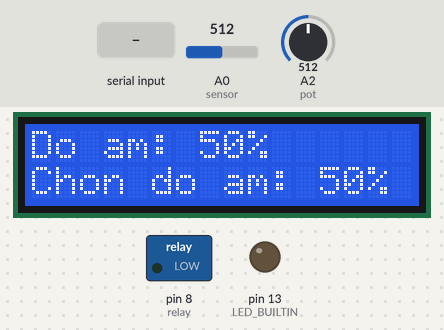
Recording of a sketch running on a simulated Arduino Uno, built with avr-gcc and run on an emulated ATmega328P. On the bench: 16×2 character LCD, switched loads named in the sketch (green lamp = pin HIGH), output pins drawn as LEDs (lit = HIGH). The test bench sets the inputs (shaded band); at power-on: A0 (sensor) = 512, A2 (pot) = 512. What the sketch prints to the serial monitor is not drawn.

Above: at 1.2 s.
1.3 s: "0" received over the second serial link
2.8 s: A0 (sensor) set to 716
At 3.5 s:
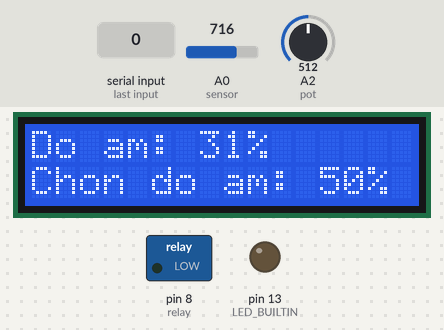
4.3 s: A2 (pot) set to 716
At 5.2 s:
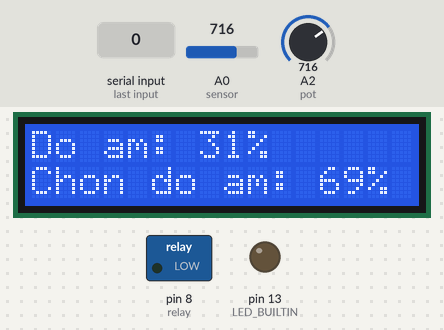
5.8 s: A2 (pot) set to 1016
At 7.0 s:
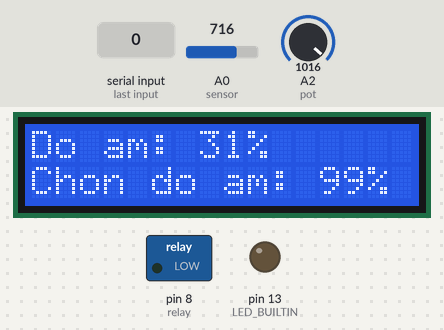
7.3 s: A2 (pot) set to 1023
At 8.8 s:
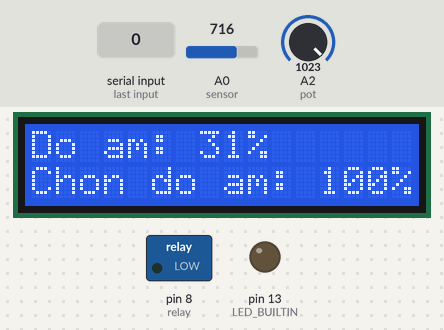
10.3 s: "0" received over the second serial link
At 11.7 s:
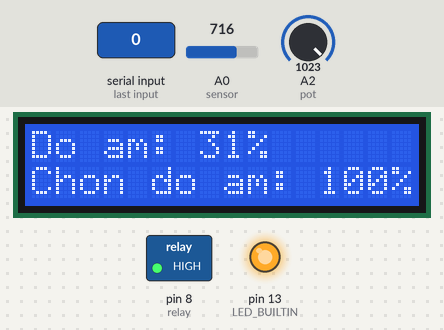
Timing chart, 0 to 13.3 s (numbered marks = the images above; inputs shaded):
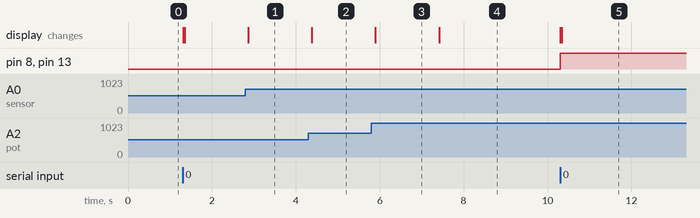

The sketch:

Test2.ino
```cpp
#include <SoftwareSerial.h>
#include <Wire.h>
#include <LiquidCrystal_I2C.h>
SoftwareSerial esp(2, 3);
LiquidCrystal_I2C lcd(0x27, 16, 2);
int sensor = A0;
int pot = A2;
int relay = 8;
//int pot = A2;
void lcdOutput(int sensorPercent, int potPercent) {
  Serial.println(sensorPercent);
  Serial.println(potPercent);
  lcd.setCursor(0, 0); //Đặt vị trí con trỏ ở cột 1 hàng 1
  lcd.print("Do am: "); //In lên màn hình lcd "Do am: "
  lcd.setCursor(7, 0); //Đặt vị trí con trỏ ở cột 8 hàng 1
  lcd.print(sensorPercent); //In lên màn hình lcd giá trị cảm biến
  lcd.print("%");
  //Hiển thị giá trị biến trở lên màn hình lcd
  lcd.setCursor(0, 1); //Đặt vị trí con trỏ ở cột 1 hàng 2
  lcd.print("Chon do am: "); //In lên màn hình lcd "Chon do am: "
  lcd.setCursor(12, 1); //Đặt vị trí con trỏ ở cột 13 hàng 2
  lcd.print(potPercent); //In lên màn hình lcd giá trị biến trở
  lcd.print("%");
}
void automatic(int sensor, int pot) {
  if (sensor < pot) {
    digitalWrite(relay, HIGH);
    digitalWrite(LED_BUILTIN,HIGH);
  } else {
    digitalWrite(relay, LOW);
    digitalWrite(LED_BUILTIN,LOW);
  }
}
void handle(int state) {
  digitalWrite(relay, state);
  if(state==1){
  digitalWrite(LED_BUILTIN,HIGH);}
  else {
    digitalWrite(LED_BUILTIN,LOW);
  }
}
void setup() {
  pinMode(relay, OUTPUT);
  pinMode(LED_BUILTIN,OUTPUT);
  lcd.init();
  lcd.backlight();
  Serial.begin(9600); /* begin serial for debug */
  esp.begin(9600); /* join i2c bus with SDA=D1 and SCL=D2 of NodeMCU */
}

void loop() {
  lcd.clear();
  //Đọc giá trị và chuyển đổi sang phần trăm
  int sensorValue = analogRead(sensor);
  int sensorPercent = map(sensorValue, 0, 1023, 100, 0);
  int potValue = analogRead(pot);
  int potPercent = map(potValue, 0, 1023, 0, 100);
  String dataRaw = String(sensorPercent) + "," + String(potPercent);
  char c[7];
  String data = "";
  dataRaw.toCharArray(c, sizeof(c));
  esp.write(c, sizeof(c));
  if (esp.available()) {
    while (esp.available() > 0) {
      char c;
      c = esp.read();
      data += c;
      esp.flush();
      delay(5);
    }
  }
  if (data.charAt(0) == '0') {
    automatic(sensorPercent, potPercent);
  }
  else if (data.charAt(0) == '1') {
    int state;
    if (data.charAt(2) == '1') {
      state = 1;
    }
    else {
      state = 0;
    }
    handle(state);
  }
  lcdOutput(sensorPercent, potPercent);
  delay(100);
}
```

Measured:
- after the input at 2.8 s, the display: changes after 0.06 s (image 1)
- after the input at 4.3 s, the display: changes after 0.08 s (image 2)
- after the input at 5.8 s, the display: changes after 0.10 s (image 3)
- after the input at 7.3 s, the display: changes after 0.11 s (image 4)
- after the input at 10.3 s, pin 8 (relay), pin 13 (LED_BUILTIN): LOW → HIGH at once; the display: first changes at once (image 5 shows a later state)
